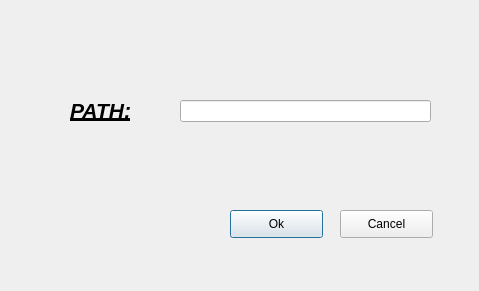
<?xml version="1.0" encoding="UTF-8"?>
<ui version="4.0">
 <class>Dialog</class>
 <widget class="QDialog" name="Dialog">
  <property name="geometry">
   <rect>
    <x>0</x>
    <y>0</y>
    <width>479</width>
    <height>291</height>
   </rect>
  </property>
  <property name="windowTitle">
   <string>Dialog</string>
  </property>
  <widget class="QLabel" name="label">
   <property name="geometry">
    <rect>
     <x>70</x>
     <y>80</y>
     <width>91</width>
     <height>61</height>
    </rect>
   </property>
   <property name="text">
    <string>&lt;html&gt;&lt;head/&gt;&lt;body&gt;&lt;p&gt;&lt;span style=&quot; font-size:16pt; font-weight:600; font-style:italic; text-decoration: underline;&quot;&gt;PATH:&lt;/span&gt;&lt;/p&gt;&lt;/body&gt;&lt;/html&gt;</string>
   </property>
  </widget>
  <widget class="QLineEdit" name="lineEdit">
   <property name="geometry">
    <rect>
     <x>180</x>
     <y>100</y>
     <width>251</width>
     <height>22</height>
    </rect>
   </property>
  </widget>
  <widget class="QPushButton" name="pushButton">
   <property name="geometry">
    <rect>
     <x>230</x>
     <y>210</y>
     <width>93</width>
     <height>28</height>
    </rect>
   </property>
   <property name="text">
    <string>Ok</string>
   </property>
  </widget>
  <widget class="QPushButton" name="pushButton_2">
   <property name="geometry">
    <rect>
     <x>340</x>
     <y>210</y>
     <width>93</width>
     <height>28</height>
    </rect>
   </property>
   <property name="text">
    <string>Cancel</string>
   </property>
  </widget>
 </widget>
 <resources/>
 <connections/>
</ui>
